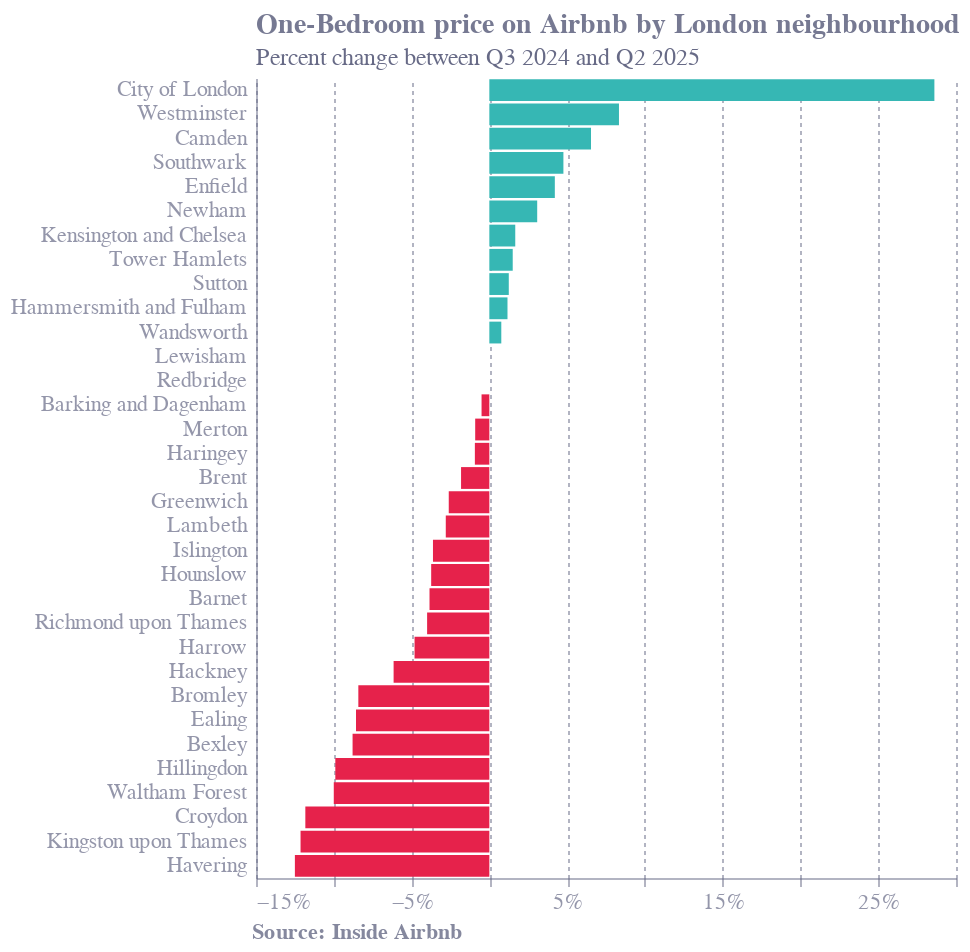

Notebook source saved alongside this figure:
### Code cell
# Create chart
chart = alt.Chart(median_1b_price).encode(
    x=alt.X('delta', scale=alt.Scale(domain=[-.15, .3]), axis=alt.Axis(format='.0%', title='Source: Inside Airbnb', titleX=50)),
    y=alt.Y('neighbourhood_cleansed', sort='-x'),
    color=alt.Color('posneg', legend=None),
    tooltip=['neighbourhood_cleansed',alt.Tooltip('Q324', title='Q3 2024 Airbnbs', format='$,.2f'), alt.Tooltip('Q225', title='Q2 2025 Airbnbs', format='$,.2f'), alt.Tooltip('delta', title='Percent change', format='.1%')]



).properties(
    title={
      "text": ["One-Bedroom price on Airbnb by London neighbourhood"], 
      "subtitle": ["Percent change between Q3 2024 and Q2 2025"]
    }, height=400, width=350).mark_bar()

chart

### Figure 1 — Vega-Lite specification as saved in the notebook (floating-point values rounded to 4 significant figures)
{"config": {"font": "Circular Std", "text": {"color": "#676A86", "align": "left", "baseline": "middle", "dx": 7, "dy": 0, "fontSize": 11}, "view": {"stroke": null, "continuousWidth": 400, "continuousHeight": 300, "discreteWidth": 400, "discreteHeight": 300}, "range": {"category": ["#36B7B4", "#E6224B", "#F4C245", "#0063AF", "#00A767", "#179FDB", "#EB5C2E"], "diverging": ["#E6224B", "#E54753", "#C9C9C9", "#179FDB", "#122B39"], "heatmap": ["#C9C9C9", "#179FDB", "#0063AF", "#122B39"], "ordinal": ["#00A767", "#36B7B4", "#179FDB", "#0063AF", "#243B5A"]}, "bar": {"color": "#179fdb"}, "line": {"color": "#e6224b"}, "rule": {"color": "#676A86"}, "area": {"opacity": 0.3}, "point": {"filled": true, "size": 80, "color": "#e6224b", "opacity": 0.95}, "geoshape": {"stroke": "white", "strokeWidth": 0.3}, "rect": {"fill": "#d6d4d4", "opacity": 0.3}, "axis": {"labelColor": "#676A86", "labelFontSize": 11, "labelFont": "Circular Std", "labelOpacity": 0.7, "tickColor": "#676A86", "tickOpacity": 0.5, "domainColor": "#676A86", "domainOpacity": 0.5, "gridColor": "#676A86", "gridDash": [2, 2], "gridOpacity": 0.5, "title": null, "titleColor": "#676A86", "titleOpacity": 0.8, "tickSize": 4}, "axisXDiscrete": {"grid": false, "labelAngle": 0, "tickCount": 10, "tickOpacity": 0.5, "title": null}, "axisYDiscrete": {"ticks": false, "labelPadding": 5}, "axisXTemporal": {"grid": false, "ticks": true}, "axisXQuantitative": {"grid": true}, "axisYQuantitative": {"gridColor": "#676A86", "gridDash": [1, 5], "gridOpacity": 0.5, "ticks": false, "labelPadding": 5, "tickCount": 8, "titleAngle": 0, "titleAlign": "left", "titleBaseline": "bottom", "titleX": 0, "titleY": -5}, "title": {"color": "#676A86E6", "subtitleColor": "#676A86", "font": "Circular Std", "subtitleFont": "Circular Std", "anchor": "start", "fontSize": 14, "subtitleFontSize": 12, "subtitlePadding": 4, "offset": 0, "frame": "group"}, "legend": {"titleColor": "#122b39", "title": null, "labelColor": "#122b39", "labelFontSize": 11}}, "data": {"name": "data-e86f6ab6721b295e6ee99d992a55f6c8"}, "mark": {"type": "bar"}, "encoding": {"color": {"field": "posneg", "legend": null, "type": "nominal"}, "tooltip": [{"field": "neighbourhood_cleansed", "type": "nominal"}, {"field": "Q324", "format": "$,.2f", "title": "Q3 2024 Airbnbs", "type": "quantitative"}, {"field": "Q225", "format": "$,.2f", "title": "Q2 2025 Airbnbs", "type": "quantitative"}, {"field": "delta", "format": ".1%", "title": "Percent change", "type": "quantitative"}], "x": {"axis": {"format": ".0%", "title": "Source: Inside Airbnb", "titleX": 50}, "field": "delta", "scale": {"domain": [-0.15, 0.3]}, "type": "quantitative"}, "y": {"field": "neighbourhood_cleansed", "sort": "-x", "type": "nominal"}}, "height": 400, "title": {"text": ["One-Bedroom price on Airbnb by London neighbourhood"], "subtitle": ["Percent change between Q3 2024 and Q2 2025"]}, "width": 350, "$schema": "https://vega.github.io/schema/vega-lite/v5.20.1.json", "datasets": {"data-e86f6ab6721b295e6ee99d992a55f6c8": [{"neighbourhood_cleansed": "Barking and Dagenham", "Q125": 96.0, "Q225": 99.5, "Q324": 100.0, "Q424": 100.0, "delta": -0.005, "posneg": "red"}, {"neighbourhood_cleansed": "Barnet", "Q125": 94.0, "Q225": 100.0, "Q324": 104.0, "Q424": 104.0, "delta": -0.03846, "posneg": "red"}, {"neighbourhood_cleansed": "Bexley", "Q125": 80.0, "Q225": 83.0, "Q324": 91.0, "Q424": 91.0, "delta": -0.08791, "posneg": "red"}, {"neighbourhood_cleansed": "Brent", "Q125": 100.0, "Q225": 108.0, "Q324": 110.0, "Q424": 110.0, "delta": -0.01818, "posneg": "red"}, {"neighbourhood_cleansed": "Bromley", "Q125": 84.0, "Q225": 87.0, "Q324": 95.0, "Q424": 95.0, "delta": -0.08421, "posneg": "red"}, {"neighbourhood_cleansed": "Camden", "Q125": 141.0, "Q225": 163.0, "Q324": 153.0, "Q424": 153.0, "delta": 0.06536, "posneg": "green"}, {"neighbourhood_cleansed": "City of London", "Q125": 169.0, "Q225": 236.0, "Q324": 183.5, "Q424": 183.5, "delta": 0.2861, "posneg": "green"}, {"neighbourhood_cleansed": "Croydon", "Q125": 85.5, "Q225": 82.0, "Q324": 93.0, "Q424": 93.0, "delta": -0.1183, "posneg": "red"}, {"neighbourhood_cleansed": "Ealing", "Q125": 95.5, "Q225": 96.0, "Q324": 105.0, "Q424": 105.0, "delta": -0.08571, "posneg": "red"}, {"neighbourhood_cleansed": "Enfield", "Q125": 94.0, "Q225": 99.0, "Q324": 95.0, "Q424": 95.0, "delta": 0.04211, "posneg": "green"}, {"neighbourhood_cleansed": "Greenwich", "Q125": 108.0, "Q225": 112.0, "Q324": 115.0, "Q424": 115.0, "delta": -0.02609, "posneg": "red"}, {"neighbourhood_cleansed": "Hackney", "Q125": 118.0, "Q225": 122.0, "Q324": 130.0, "Q424": 130.0, "delta": -0.06154, "posneg": "red"}, {"neighbourhood_cleansed": "Hammersmith and Fulham", "Q125": 117.0, "Q225": 130.0, "Q324": 128.5, "Q424": 128.5, "delta": 0.01167, "posneg": "green"}, {"neighbourhood_cleansed": "Haringey", "Q125": 99.0, "Q225": 106.5, "Q324": 107.5, "Q424": 107.5, "delta": -0.009302, "posneg": "red"}, {"neighbourhood_cleansed": "Harrow", "Q125": 91.0, "Q225": 99.0, "Q324": 104.0, "Q424": 104.0, "delta": -0.04808, "posneg": "red"}, {"neighbourhood_cleansed": "Havering", "Q125": 90.0, "Q225": 87.5, "Q324": 100.0, "Q424": 100.0, "delta": -0.125, "posneg": "red"}, {"neighbourhood_cleansed": "Hillingdon", "Q125": 89.5, "Q225": 91.0, "Q324": 101.0, "Q424": 101.0, "delta": -0.09901, "posneg": "red"}, {"neighbourhood_cleansed": "Hounslow", "Q125": 99.0, "Q225": 103.0, "Q324": 107.0, "Q424": 107.0, "delta": -0.03738, "posneg": "red"}, {"neighbourhood_cleansed": "Islington", "Q125": 124.0, "Q225": 133.0, "Q324": 138.0, "Q424": 138.0, "delta": -0.03623, "posneg": "red"}, {"neighbourhood_cleansed": "Kensington and Chelsea", "Q125": 157.0, "Q225": 183.0, "Q324": 180.0, "Q424": 180.0, "delta": 0.01667, "posneg": "green"}, {"neighbourhood_cleansed": "Kingston upon Thames", "Q125": 91.5, "Q225": 90.5, "Q324": 103.0, "Q424": 103.0, "delta": -0.1214, "posneg": "red"}, {"neighbourhood_cleansed": "Lambeth", "Q125": 117.0, "Q225": 121.5, "Q324": 125.0, "Q424": 125.0, "delta": -0.028, "posneg": "red"}, {"neighbourhood_cleansed": "Lewisham", "Q125": 97.0, "Q225": 100.0, "Q324": 100.0, "Q424": 100.0, "delta": 0.0, "posneg": "red"}, {"neighbourhood_cleansed": "Merton", "Q125": 100.0, "Q225": 109.0, "Q324": 110.0, "Q424": 110.0, "delta": -0.009091, "posneg": "red"}, {"neighbourhood_cleansed": "Newham", "Q125": 121.0, "Q225": 134.0, "Q324": 130.0, "Q424": 130.0, "delta": 0.03077, "posneg": "green"}, {"neighbourhood_cleansed": "Redbridge", "Q125": 100.0, "Q225": 101.0, "Q324": 101.0, "Q424": 101.0, "delta": 0.0, "posneg": "red"}, {"neighbourhood_cleansed": "Richmond upon Thames", "Q125": 119.0, "Q225": 120.0, "Q324": 125.0, "Q424": 125.0, "delta": -0.04, "posneg": "red"}, {"neighbourhood_cleansed": "Southwark", "Q125": 120.0, "Q225": 132.0, "Q324": 126.0, "Q424": 126.0, "delta": 0.04762, "posneg": "green"}, {"neighbourhood_cleansed": "Sutton", "Q125": 75.5, "Q225": 81.0, "Q324": 80.0, "Q424": 80.0, "delta": 0.0125, "posneg": "green"}, {"neighbourhood_cleansed": "Tower Hamlets", "Q125": 125.0, "Q225": 135.0, "Q324": 133.0, "Q424": 133.0, "delta": 0.01504, "posneg": "green"}, {"neighbourhood_cleansed": "Waltham Forest", "Q125": 88.0, "Q225": 90.0, "Q324": 100.0, "Q424": 100.0, "delta": -0.1, "posneg": "red"}, {"neighbourhood_cleansed": "Wandsworth", "Q125": 124.0, "Q225": 131.0, "Q324": 130.0, "Q424": 130.0, "delta": 0.007692, "posneg": "green"}, {"neighbourhood_cleansed": "Westminster", "Q125": 160.0, "Q225": 195.0, "Q324": 180.0, "Q424": 180.0, "delta": 0.08333, "posneg": "green"}]}}
